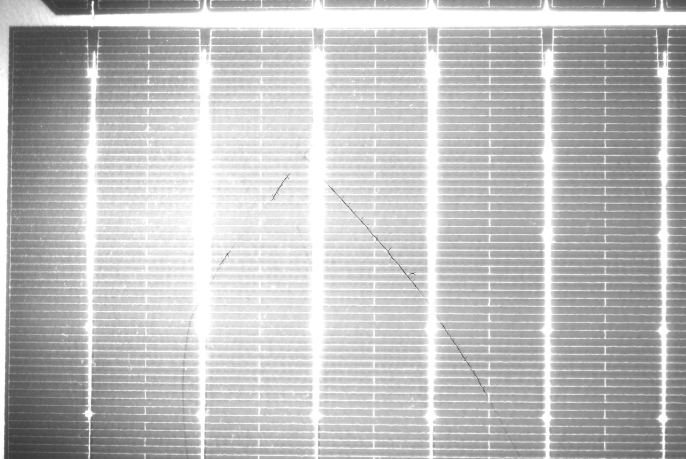
#> input picture assets/parallel_skeleton_overlay_1.jpg, 1372 x 918 px (shown at 1/2 size)
$ python batch_svd_processor.py
#> lines starting #> are read from the running program, lines starting #| are printed output that depends on the picture; after the words box and inside, x2 and y2 are one past the last pixel; in counts of white or black regions, pixels touching at a corner belong together
import os
import sys
import math
import argparse
from typing import Tuple, Optional, List
from datetime import datetime
import json

import numpy as np
import cv2


# --- Utilities for robust image IO (Chinese path safe) ---
def imread_gray(path: str) -> Optional[np.ndarray]:
    if not os.path.exists(path):
        return None
    data = np.fromfile(path, dtype=np.uint8)
    img = cv2.imdecode(data, cv2.IMREAD_GRAYSCALE)
    return img


def imwrite_safe(path: str, img: np.ndarray, ext: Optional[str] = None) -> bool:
    try:
        if ext is None:
            ext = os.path.splitext(path)[1].lower() or ".png"
        encode_ext = ext
        if encode_ext not in [".png", ".jpg", ".jpeg", ".bmp", ".tif", ".tiff"]:
            encode_ext = ".png"
        ok, buf = cv2.imencode(encode_ext, img)
        if not ok:
            return False
        buf.tofile(path)
        return True
    except Exception:
        return False


# --- Extracted: Hough rectify (from GUI) ---
def hough_rectify_grid(input_data: np.ndarray, canny_low=50, canny_high=150, hough_thresh_factor=0.13, blur_margin=100):
    if input_data is None:
        return None, 0.0, None

    src = input_data
    h, w = src.shape[:2]

    # Fade-to-black border to suppress edge artifacts for SVD
    if blur_margin > 0:
        hm, wm = src.shape[:2]
        margin = min(blur_margin, hm // 2, wm // 2)
        if margin > 0:
            mask = np.ones((hm, wm), dtype=np.float32)
            grad = 0.5 * (1 - np.cos(np.linspace(0, np.pi, margin, dtype=np.float32)))
            mask[0:margin, :] *= grad[:, np.newaxis]
            mask[hm - margin:hm, :] *= grad[::-1, np.newaxis]
            mask[:, 0:margin] *= grad[np.newaxis, :]
            mask[:, wm - margin:wm] *= grad[np.newaxis, ::-1]
            src = (src.astype(np.float32) * mask).astype(np.uint8)

    src_for_detect = src.copy()
    clahe = cv2.createCLAHE(clipLimit=2.0, tileGridSize=(8, 8))
    img_enhanced = clahe.apply(src_for_detect)
    blurred = cv2.GaussianBlur(img_enhanced, (5, 5), 0)

    edges = cv2.Canny(blurred, canny_low, canny_high, apertureSize=3)
    threshold = int(min(w, h) * hough_thresh_factor)
    if threshold <= 0:
        threshold = 1
    lines = cv2.HoughLines(edges, 1, np.pi / 180, threshold)
    if lines is None:
        return src, 0.0, None

    angles = []
    for line in lines:
        rho, theta = line[0]
        angle = math.degrees(theta)
        norm_angle = angle % 90
        if norm_angle > 45:
            norm_angle -= 90
        angles.append(norm_angle)
    if not angles:
        return src, 0.0, None

    detected_angle = sorted(angles)[len(angles) // 2]

    (h, w) = src.shape[:2]
    center = (w // 2, h // 2)
    M = cv2.getRotationMatrix2D(center, detected_angle, 1.0)
    abs_cos = abs(M[0, 0])
    abs_sin = abs(M[0, 1])
    bound_w = int(h * abs_sin + w * abs_cos)
    bound_h = int(h * abs_cos + w * abs_sin)
    M[0, 2] += bound_w / 2 - center[0]
    M[1, 2] += bound_h / 2 - center[1]
    result = cv2.warpAffine(src, M, (bound_w, bound_h), flags=cv2.INTER_LANCZOS4)
    return result, float(detected_angle), M


# --- Extracted: SVD reconstruction ---
def perform_svd_reconstruction(gray_matrix: np.ndarray, k: int = 10) -> Optional[np.ndarray]:
    if gray_matrix is None:
        return None
    U, S, Vt = np.linalg.svd(gray_matrix, full_matrices=False)
    S_new = S.copy()
    if k < len(S_new):
        S_new[:k] = 0
    else:
        S_new[:] = 0
    reconstructed = np.dot(U * S_new, Vt)
    return reconstructed


# --- Helpers extracted from GUI class ---
def get_kernel(kernel_type: str, size: int):
    if size < 1:
        size = 1
    if size % 2 == 0:
        size += 1
    kmap = {
        "RECT": cv2.MORPH_RECT,
        "ELLIPSE": cv2.MORPH_ELLIPSE,
        "CROSS": cv2.MORPH_CROSS,
    }
    return cv2.getStructuringElement(kmap.get(kernel_type, cv2.MORPH_RECT), (size, size))


def apply_mask_blur_suppress(
    img_gray: np.ndarray,
    threshold: int = 240,
    threshold_type: str = "BINARY",
    open_kernel_type: str = "RECT",
    open_kernel_size: int = 61,
    dilate_kernel_type: str = "RECT",
    dilate_kernel_size: int = 101,
    dilate_iterations: int = 1,
    blur_kernel: int = 101,
    edge_smooth: int = 51,
) -> np.ndarray:
    if img_gray is None:
        return None
    src = img_gray
    th_type = cv2.THRESH_BINARY if threshold_type == "BINARY" else cv2.THRESH_BINARY_INV
    _, binary = cv2.threshold(src, int(threshold), 255, th_type)
    open_kernel = get_kernel(open_kernel_type, int(open_kernel_size))
    opened = cv2.morphologyEx(binary, cv2.MORPH_OPEN, open_kernel)
    dilate_kernel = get_kernel(dilate_kernel_type, int(dilate_kernel_size))
    dilated = cv2.dilate(opened, dilate_kernel, iterations=max(1, int(dilate_iterations)))
    if blur_kernel % 2 == 0:
        blur_kernel += 1
    blurred = cv2.GaussianBlur(src.astype(np.float32), (int(blur_kernel), int(blur_kernel)), 0)
    if edge_smooth % 2 == 0:
        edge_smooth += 1
    mask_f = (dilated.astype(np.float32) / 255.0)
    smooth = cv2.GaussianBlur(mask_f, (int(edge_smooth), int(edge_smooth)), 0)
    smooth = cv2.GaussianBlur(smooth, (int(edge_smooth), int(edge_smooth)), 0)
    smooth = np.power(np.clip(smooth, 0.0, 1.0), 0.7)
    src_f = src.astype(np.float32)
    result = src_f * (1.0 - smooth) + blurred * smooth
    return np.clip(result, 0, 255).astype(np.uint8)


def estimate_background_downsample(img: np.ndarray, scale: float = 0.25, method: str = "gaussian", kernel: int = 41) -> np.ndarray:
    if img is None:
        return None
    if img.ndim != 2:
        raise ValueError("下采样背景估计仅支持灰度图")
    scale = min(max(scale, 0.01), 0.99)
    h, w = img.shape[:2]
    small_w = max(1, int(w * scale))
    small_h = max(1, int(h * scale))
    small = cv2.resize(img, (small_w, small_h), interpolation=cv2.INTER_AREA)
    if kernel % 2 == 0:
        kernel += 1
    method = method.lower()
    if method == "gaussian":
        blurred = cv2.GaussianBlur(small, (kernel, kernel), 0)
    elif method == "median":
        blurred = cv2.medianBlur(small, kernel)
    elif method == "opening":
        k_elem = cv2.getStructuringElement(cv2.MORPH_ELLIPSE, (kernel, kernel))
        blurred = cv2.morphologyEx(small, cv2.MORPH_OPEN, k_elem)
    else:
        raise ValueError("method 必须是 gaussian/median/opening 之一")
    background = cv2.resize(blurred, (w, h), interpolation=cv2.INTER_CUBIC)
    return background


def normalize_divide(img: np.ndarray, background: np.ndarray, eps: float = 1e-3) -> np.ndarray:
    img_f = img.astype(np.float32)
    bg_f = background.astype(np.float32)
    mean_val = float(np.mean(img_f))
    result = img_f / (bg_f + eps) * mean_val
    return np.clip(result, 0, 255).astype(np.uint8)


# [5 lines left out: function normalize_subtract, not called in this run]


def preprocess_step1(
    img_gray: np.ndarray,
    # Pre-Opening
    pre_open_kernel_type: str = "RECT",
    pre_open_kernel_size: int = 5,
    pre_open_iterations: int = 1,
    # Mask-Blur-Suppress defaults
    mbs_threshold: int = 240,
    mbs_threshold_type: str = "BINARY",
    mbs_open_kernel_type: str = "RECT",
    mbs_open_kernel_size: int = 61,
    mbs_dilate_kernel_type: str = "RECT",
    mbs_dilate_kernel_size: int = 101,
    mbs_dilate_iterations: int = 1,
    mbs_blur_kernel: int = 101,
    mbs_edge_smooth: int = 51,
    # DownsampleBG params
    ds_scale: float = 0.25,
    ds_method: str = "gaussian",
    ds_kernel: int = 41,
    ds_offset: float = 10.0,
    ds_norm_mode: str = "divide",
    ds_invert: bool = False,
) -> np.ndarray:
    if img_gray is None:
        return None
    # Pre-opening
    ksize = int(pre_open_kernel_size)
    if ksize % 2 == 0:
        ksize += 1
    pre_kernel = get_kernel(pre_open_kernel_type, ksize)
    pre_iter = max(1, int(pre_open_iterations))
    pre_open_out = cv2.morphologyEx(img_gray, cv2.MORPH_OPEN, pre_kernel, iterations=pre_iter)
    # Mask-blur-suppress
    mbs_out = apply_mask_blur_suppress(
        pre_open_out,
        threshold=int(mbs_threshold),
        threshold_type=mbs_threshold_type,
        open_kernel_type=mbs_open_kernel_type,
        open_kernel_size=int(mbs_open_kernel_size),
        dilate_kernel_type=mbs_dilate_kernel_type,
        dilate_kernel_size=int(mbs_dilate_kernel_size),
        dilate_iterations=int(mbs_dilate_iterations),
        blur_kernel=int(mbs_blur_kernel),
        edge_smooth=int(mbs_edge_smooth),
    )
    # Downsample background normalization
    bg = estimate_background_downsample(
        mbs_out,
        scale=float(ds_scale),
        method=ds_method,
        kernel=int(ds_kernel),
    )
    if ds_norm_mode == "subtract":
        norm = normalize_subtract(mbs_out, bg, offset=float(ds_offset))
    else:
        norm = normalize_divide(mbs_out, bg)
    if ds_invert:
        norm = 255 - norm
    return norm


# --- Classification (lightweight, consistent defaults) ---
# 分类逻辑已移除：仅保存 SVD 结果并按每次运行分组


def process_image_to_svd(
    img_gray: np.ndarray,
    svd_k: int = 10,
    fast: bool = False,
    cfg: Optional[dict] = None,
) -> Optional[np.ndarray]:
    # Step 1: preprocess using DownsampleBG pipeline; fast mode uses lighter kernels
    if fast:
        pre_kwargs = dict(
            pre_open_kernel_type=(cfg.get("pre_open_kernel_type") if cfg else "RECT"),
            pre_open_kernel_size=3,
            pre_open_iterations=(int(cfg.get("pre_open_iterations", 1)) if cfg else 1),
            mbs_threshold=int(cfg.get("mbs_threshold", 240)) if cfg else 240,
            mbs_threshold_type=(cfg.get("mbs_threshold_type", "BINARY") if cfg else "BINARY"),
            mbs_open_kernel_type=(cfg.get("mbs_open_kernel_type", "RECT") if cfg else "RECT"),
            mbs_open_kernel_size=31,
            mbs_dilate_kernel_type=(cfg.get("mbs_dilate_kernel_type", "RECT") if cfg else "RECT"),
            mbs_dilate_kernel_size=61,
            mbs_dilate_iterations=int(cfg.get("mbs_dilate_iterations", 1)) if cfg else 1,
            mbs_blur_kernel=31,
            mbs_edge_smooth=21,
            ds_scale=float(cfg.get("ds_scale", 0.25)) if cfg else 0.25,
            ds_method=(cfg.get("ds_method", "gaussian") if cfg else "gaussian"),
            ds_kernel=31,
            ds_offset=float(cfg.get("ds_offset", 10.0)) if cfg else 10.0,
            ds_norm_mode=(cfg.get("ds_norm_mode", "divide") if cfg else "divide"),
            ds_invert=bool(cfg.get("ds_invert", False)) if cfg else False,
        )
        step1 = preprocess_step1(img_gray, **pre_kwargs)
    else:
        pre_kwargs = dict(
            pre_open_kernel_type=(cfg.get("pre_open_kernel_type") if cfg else "RECT"),
            pre_open_kernel_size=int(cfg.get("pre_open_kernel_size", 5)) if cfg else 5,
            pre_open_iterations=int(cfg.get("pre_open_iterations", 1)) if cfg else 1,
            mbs_threshold=int(cfg.get("mbs_threshold", 240)) if cfg else 240,
            mbs_threshold_type=(cfg.get("mbs_threshold_type", "BINARY") if cfg else "BINARY"),
            mbs_open_kernel_type=(cfg.get("mbs_open_kernel_type", "RECT") if cfg else "RECT"),
            mbs_open_kernel_size=int(cfg.get("mbs_open_kernel_size", 61)) if cfg else 61,
            mbs_dilate_kernel_type=(cfg.get("mbs_dilate_kernel_type", "RECT") if cfg else "RECT"),
            mbs_dilate_kernel_size=int(cfg.get("mbs_dilate_kernel_size", 101)) if cfg else 101,
            mbs_dilate_iterations=int(cfg.get("mbs_dilate_iterations", 1)) if cfg else 1,
            mbs_blur_kernel=int(cfg.get("mbs_blur_kernel", 101)) if cfg else 101,
            mbs_edge_smooth=int(cfg.get("mbs_edge_smooth", 51)) if cfg else 51,
            ds_scale=float(cfg.get("ds_scale", 0.25)) if cfg else 0.25,
            ds_method=(cfg.get("ds_method", "gaussian") if cfg else "gaussian"),
            ds_kernel=int(cfg.get("ds_kernel", 41)) if cfg else 41,
            ds_offset=float(cfg.get("ds_offset", 10.0)) if cfg else 10.0,
            ds_norm_mode=(cfg.get("ds_norm_mode", "divide") if cfg else "divide"),
            ds_invert=bool(cfg.get("ds_invert", False)) if cfg else False,
        )
        step1 = preprocess_step1(img_gray, **pre_kwargs)
    # Step 2: rectify using Hough (use cfg if provided)
    canny_low = int(cfg.get("hr_canny_low", 50)) if cfg else 50
    canny_high = int(cfg.get("hr_canny_high", 150)) if cfg else 150
    hough_factor = float(cfg.get("hr_hough_factor", 0.13)) if cfg else 0.13
    blur_margin = int(cfg.get("hr_blur_margin", 100)) if cfg else 100
    rectified, _, _ = hough_rectify_grid(
        step1 if step1 is not None else img_gray,
        canny_low=canny_low,
        canny_high=canny_high,
        hough_thresh_factor=hough_factor,
        blur_margin=blur_margin,
    )
    if rectified is None:
        return None
    # Step 3: SVD
    inp = rectified
    # No further downsampling for SVD: factor fixed to 1.0
    recon = perform_svd_reconstruction(inp.astype(float), int(svd_k))
    if recon is None:
        return None
    norm = cv2.normalize(recon, None, 0, 255, cv2.NORM_MINMAX)
    return norm.astype(np.uint8)


def list_images(folder: str) -> List[str]:
    exts = {".png", ".jpg", ".jpeg", ".bmp", ".tif", ".tiff"}
    files = []
    for root, _, names in os.walk(folder):
        for n in names:
            if os.path.splitext(n)[1].lower() in exts:
                files.append(os.path.join(root, n))
    return files


def main():
    parser = argparse.ArgumentParser(description="Batch process images up to SVD using shared GUI defaults.")
    parser.add_argument("input_folder", nargs="?", help="Folder containing images to process")
    parser.add_argument("--output", default="results_svd", help="Output root folder for SVD results")
    parser.add_argument("--svd-k", type=int, default=None, help="K components to remove in SVD (default from GUI config)")
    parser.add_argument("--config", default="crack_detection_config.json", help="GUI config JSON path to load defaults")
    parser.add_argument("--fast", action="store_true", help="Use faster preprocessing kernels for batch runs")
    args = parser.parse_args()

    in_dir = args.input_folder
    if not in_dir:
        # Try Tk file dialog to pick a folder if not provided
        try:
            import tkinter as tk
            from tkinter import filedialog
            root = tk.Tk(); root.withdraw()
            in_dir = filedialog.askdirectory(title="选择待处理图片文件夹")
#> the answer given: assets
        except Exception:
            pass

    if not in_dir:
        print("[ERROR] 未指定输入文件夹")
        sys.exit(2)
    if not os.path.isdir(in_dir):
        print(f"[ERROR] 输入路径不是文件夹: {in_dir}")
        sys.exit(2)

    out_root = args.output
    # 每次运行建立分组目录：<输出根>/<输入文件夹名>/<时间戳>
    in_base = os.path.basename(os.path.normpath(in_dir))
    run_tag = datetime.now().strftime("%Y%m%d_%H%M%S")
    out_run = os.path.join(out_root, in_base, run_tag)
    os.makedirs(out_run, exist_ok=True)

    # Load GUI config if present
    cfg = None
    if args.config and os.path.exists(args.config):
        try:
            with open(args.config, "r", encoding="utf-8") as f:
#> (reads crack_detection_config.json from the repository)
                cfg = json.load(f)
        except Exception as e:
            print(f"[WARN] 配置加载失败: {e}")

    # Resolve SVD k from CLI or config
    svd_k_val = args.svd_k if args.svd_k is not None else (int(cfg.get("svd_k", 10)) if cfg else 10)

    files = list_images(in_dir)
    if not files:
        print("[WARN] 输入文件夹未找到图片")
        sys.exit(0)

    print(f"[INFO] 将处理 {len(files)} 张图片，输出至 {out_run}")
    total = 0

    for path in files:
        total += 1
        img = imread_gray(path)
#> in imread_gray, img is the input picture: shape (918, 1372); min 53, max 255, mean 191
        if img is None:
            print(f"[SKIP] 读取失败: {path}")
            continue
        # 全局统一降采样到 0.25 倍
        h, w = img.shape[:2]
        img = cv2.resize(img, (max(1, int(w * 0.25)), max(1, int(h * 0.25))), interpolation=cv2.INTER_AREA)
#> img: shape (229, 343)
        svd_img = process_image_to_svd(img, svd_k=svd_k_val, fast=args.fast, cfg=cfg)
#> in apply_mask_blur_suppress, `_, binary = cv2.threshold(src, int(threshold), 255, th_type)`:
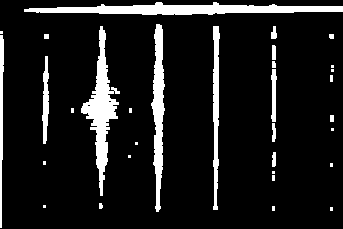
#> binary: shape (229, 343); 11% white; 32 white regions (15 under 20 px), largest, box (x1, y1, x2, y2) and area: (24, 2, 343, 15) 2408, (81, 26, 120, 196) 2090, (151, 24, 165, 212) 1495
#> in normalize_divide, `mean_val = float(np.mean(img_f))`: mean_val = 182.3
#> in hough_rectify_grid, `src = (src.astype(np.float32) * mask).astype(np.uint8)`:
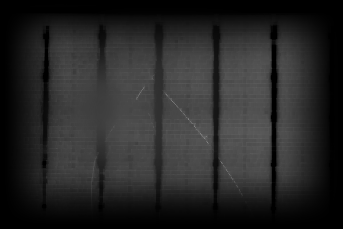
#> src: shape (229, 343); min 0, max 132, mean 38.6
#> in hough_rectify_grid, `img_enhanced = clahe.apply(src_for_detect)`:
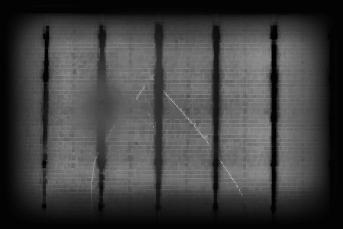
#> img_enhanced: shape (229, 343); min 2, max 170, mean 65.2
#> in hough_rectify_grid, `edges = cv2.Canny(blurred, canny_low, canny_high, apertureSize=3)`:
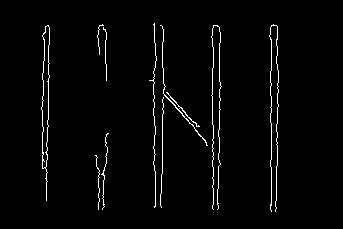
#> edges: shape (229, 343); 2.4% white in thin lines or dots, all inside (x1, y1, x2, y2) = (41, 23, 279, 212)
#> in hough_rectify_grid, `lines = cv2.HoughLines(edges, 1, np.pi / 180, threshold)`: lines = [[271, 0], [49, 0.0175], [219, 0], [212, 0]]
#> the loop in hough_rectify_grid, `for line in lines:` made 4 passes
#> (rho, theta, angle, norm_angle) on passes 1 to 4: (271, 0, 0, 0), (49, 0.0175, 1, 1), (219, 0, 0, 0), (212, 0, 0, 0)
#> after the loop in hough_rectify_grid, `for line in lines:`: angles = [0, 1, 0, 0]
#> in hough_rectify_grid, `detected_angle = sorted(angles)[len(angles) // 2]`: detected_angle = 0
#> in hough_rectify_grid, `M = cv2.getRotationMatrix2D(center, detected_angle, 1.0)`: M = [[1, 0, 0], [0, 1, 0]]
#> in hough_rectify_grid, `abs_cos = abs(M[0, 0])`: abs_cos = 1
#> in hough_rectify_grid, `abs_sin = abs(M[0, 1])`: abs_sin = 0
#> in hough_rectify_grid, `bound_w = int(h * abs_sin + w * abs_cos)`: bound_w = 343
#> in hough_rectify_grid, `bound_h = int(h * abs_cos + w * abs_sin)`: bound_h = 229
#> in perform_svd_reconstruction, `U, S, Vt = np.linalg.svd(gray_matrix, full_matrices=False)`:
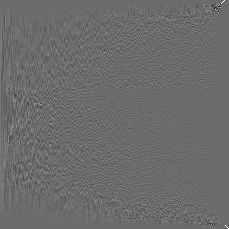
#> U: shape (229, 229) float64; min -0.734, max 1, mean 0.00036; drawn with min black and max white
#> in perform_svd_reconstruction, `U, S, Vt = np.linalg.svd(gray_matrix, full_matrices=False)`:
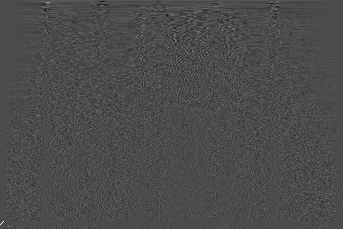
#> Vt: shape (229, 343) float64; min -0.423, max 1, mean 0.000341; drawn with min black and max white
#> in perform_svd_reconstruction, `U, S, Vt = np.linalg.svd(gray_matrix, full_matrices=False)`: S = 229 values, max 13484.4 at index 0, min 1.33e-12 at index 221, mean 87.76
#> in perform_svd_reconstruction, `S_new = S.copy()`: S_new has the same summary as S
#> in perform_svd_reconstruction, `reconstructed = np.dot(U * S_new, Vt)`:
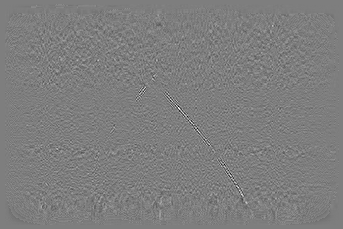
#> reconstructed: shape (229, 343) float64; min -6.88, max 7.02, mean -0.0015; drawn with min black and max white
        if svd_img is None:
            print(f"[SKIP] 处理失败: {path}")
            continue

        # 镜像原目录结构保存到当前运行目录
        rel_dir = os.path.relpath(os.path.dirname(path), in_dir)
        rel_dir = "" if rel_dir == "." else rel_dir
        out_dir = os.path.join(out_run, rel_dir)
        os.makedirs(out_dir, exist_ok=True)

        base = os.path.splitext(os.path.basename(path))[0]
        out_path = os.path.join(out_dir, f"{base}_svd.png")
        ok = imwrite_safe(out_path, svd_img, ".png")
#> ok = True
        if not ok:
            print(f"[ERROR] 保存失败: {out_path}")
        else:
            print(f"[OK] 保存: {out_path}")
#> pass 2 of the loop in main, `for path in files:`:
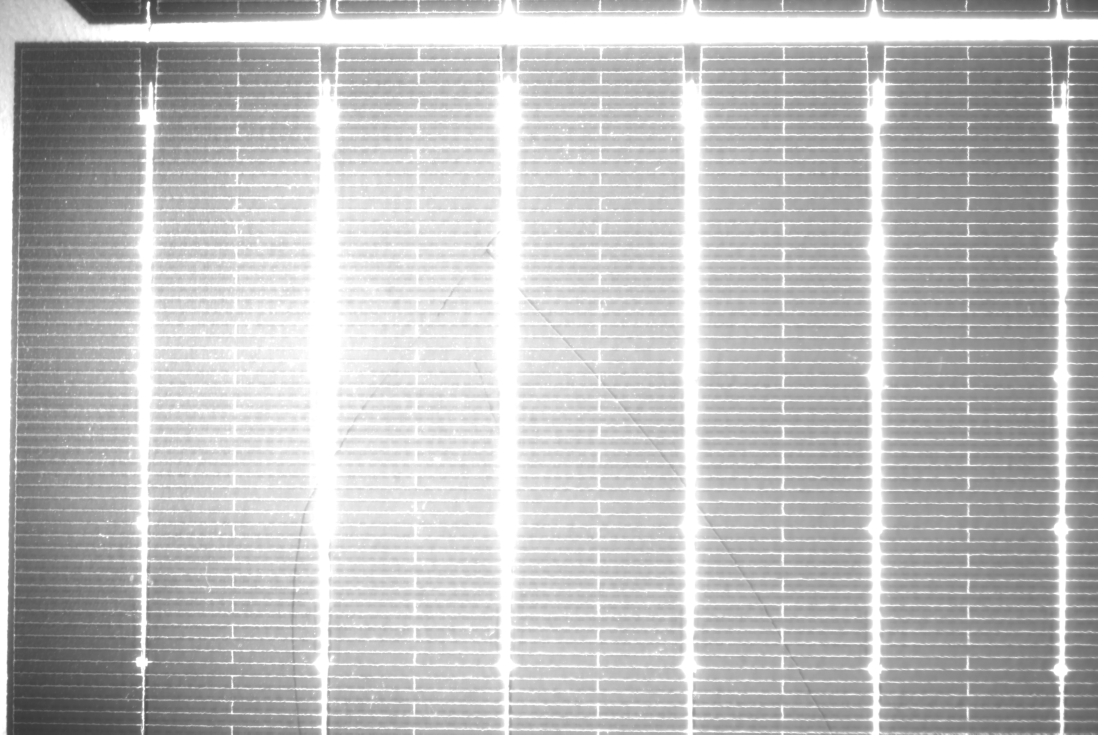
#> input picture assets/sample_defect_input.jpg, 5488 x 3672 px (shown at 1/5 size)
#> in imread_gray, img is the input picture: shape (3672, 5488); min 54, max 255, mean 191.1
#> img: shape (918, 1372)
#> pre_open_out: shape (918, 1372)
#> in apply_mask_blur_suppress (call 2), `_, binary = cv2.threshold(src, int(threshold), 255, th_type)`:
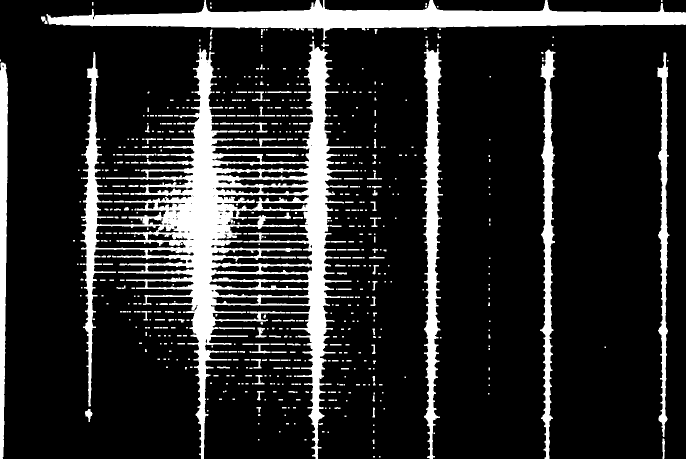
#> binary: shape (918, 1372) (shown at 1/2 size); 16.3% white; 701 white regions (427 under 20 px), largest, box (x1, y1, x2, y2) and area: (161, 82, 704, 918) 102552, (93, 0, 1372, 80) 39033, (841, 97, 886, 918) 16431
#> in apply_mask_blur_suppress (call 2), `smooth = np.power(np.clip(smooth, 0.0, 1.0), 0.7)`:
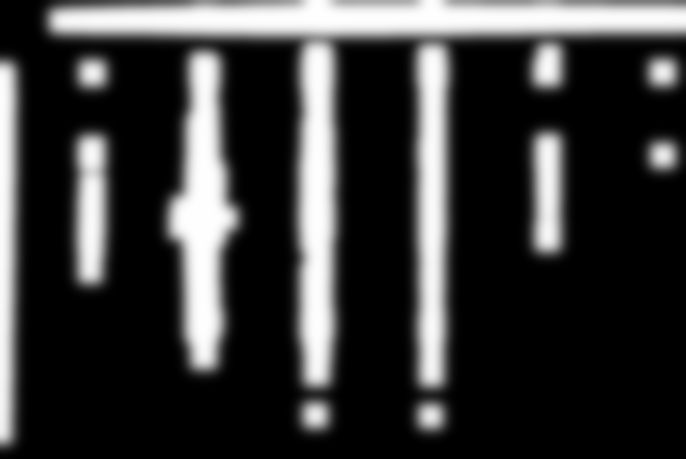
#> smooth: shape (918, 1372) float32 (shown at 1/2 size); min 0, max 1, mean 0.221
#> lines = 33 rows, first 8: [186, 1.57], [217, 1.57], [229, 1.57], [182, 1.57], [292, 1.57], [245, 1.57], [233, 1.57], [261, 1.57]
#> the loop in hough_rectify_grid (call 2), `for line in lines:` made 33 passes
#> (line, rho) on passes 1 to 4: ([[186, 1.57]], 186), ([[217, 1.57]], 217), ([[229, 1.57]], 229), ([[182, 1.57]], 182)

    print(f"[DONE] 完成: 共处理 {total} 张图片；输出根: {out_run}")


if __name__ == "__main__":
    main()
